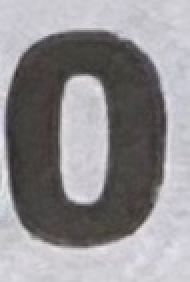
#> input picture 00_card_scan_refactor/digits/test/0/row1_col3.jpg, 95 x 141 px (shown 2 times larger); its folder holds only this picture in this run
$ python inspect_bad_digits.py
#> lines starting #> are read from the running program, lines starting #| are printed output that depends on the picture; after the words box and inside, x2 and y2 are one past the last pixel; in counts of white or black regions, pixels touching at a corner belong together
#> (reads 00_card_scan_refactor/bad_extracted_digits.txt from the repository)
### 00_card_scan_refactor/digit_preprocess.py
from PIL import Image
import numpy as np
from scipy import ndimage

def preprocess(filename):
    image = Image.open(filename).convert("L")

    pixels = np.array(image)

    # Find pixels that are substantially darker
    # than the paper/background.
    mask = pixels < 150
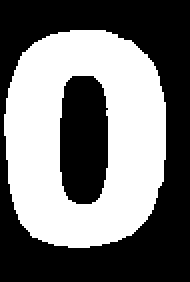
#> mask: shape (141, 95) bool (shown 2 times larger); 45.6% white; 1 white region, box (x1, y1, x2, y2) and area: (2, 15, 83, 124) 6113

    # Remove small isolated noise.
    mask = ndimage.binary_opening(
        mask,
        structure=np.ones((3, 3))
    )

    # Find connected components.
    labeled, num_features = ndimage.label(mask)
#> num_features = 1

    if num_features == 0:
        raise ValueError("Couldn't find the digit")

    # Find the largest connected component.
    component_sizes = ndimage.sum(
        mask,
        labeled,
        range(1, num_features + 1)
    )
#> component_sizes = [6113]

    largest_component = (
        np.argmax(component_sizes) + 1
    )
#> largest_component = 1

    # Keep only the largest component.
    mask = labeled == largest_component

    rows, cols = np.where(mask)
#> rows = 6113 values from 15 to 123; cols = 6113 values, max 82 at index 2098, min 2 at index 2388, mean 42.07

    if len(rows) == 0:
        raise ValueError("Couldn't find the digit")

    top = rows.min()
#> top = 15
    bottom = rows.max() + 1
#> bottom = 124
    left = cols.min()
#> left = 2
    right = cols.max() + 1
#> right = 83

    digit = image.crop((left, top, right, bottom))
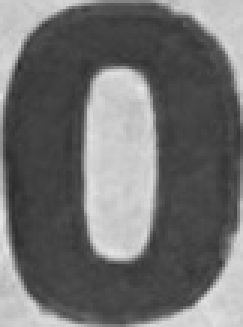
#> digit: PIL image 81x109 L (shown 3 times larger); min 44, max 229, mean 111.3

    # Resize while preserving aspect ratio.
    digit.thumbnail((22, 22))
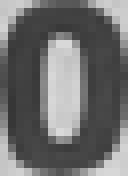
#> digit: PIL image 16x22 L (shown 8 times larger); min 54, max 217, mean 111

    # Put it in the center of a 28x28 image.
    result = Image.new("L", (28, 28), 255)
#> result: PIL image 28x28 L; every value is 255

    x = (28 - digit.width) // 2
#> x = 6
    y = (28 - digit.height) // 2
#> y = 3

    result.paste(digit, (x, y))
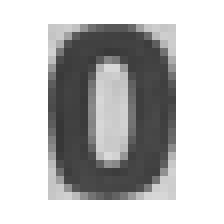
#> result: PIL image 28x28 L (shown 8 times larger); min 54, max 255, mean 190.3

    return result


# image = preprocess("digit_candidates/2/row0_col1 copy 2.jpg")
# image.save("processed.png")

### 00_card_scan_refactor/inspect_bad_digits.py
from pathlib import Path
import numpy as np
import matplotlib.pyplot as plt
from PIL import Image
from sklearn.neighbors import KNeighborsClassifier
from digit_preprocess import preprocess

BAD_FILE = Path("bad_extracted_digits.txt")
DATASET_DIR = Path("digits")
K_NEIGHBORS = 7

def load_bad_files():
    if not BAD_FILE.exists():
        raise FileNotFoundError(f"{BAD_FILE} does not exist.")
    with BAD_FILE.open("r") as f:
        return [Path(line.strip()) for line in f if line.strip()]

def load_dataset(directory):
    images, labels, filenames = [], [], []
    for digit in range(10):
        for filename in sorted((directory / str(digit)).glob("*.jpg")):
            image = preprocess(filename)
            images.append(np.array(image).flatten())
            labels.append(digit)
            filenames.append(filename)
#> pass 2 of the loop in load_dataset, `for digit in range(10):`:
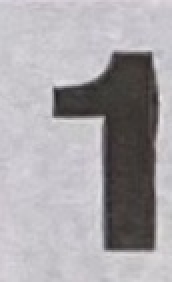
#> input picture 00_card_scan_refactor/digits/test/1/row1_col1 copy.jpg, 86 x 141 px (shown 2 times larger)
#> image: PIL image 86x141 L
#> in preprocess (call 2), `mask = pixels < 150`:
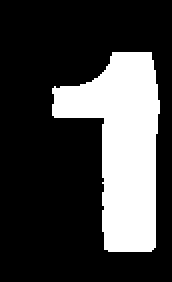
#> mask: shape (141, 86) bool (shown 2 times larger); 25.4% white; 1 white region, box (x1, y1, x2, y2) and area: (26, 26, 80, 126) 3081
#> labeled: shape (141, 86) int32; values 0 (black) and 1 (white), 25.4% white; 1 white region, box (x1, y1, x2, y2) and area: (26, 26, 80, 126) 3079
#> component_sizes = [3079]
#> rows = 3079 values from 26 to 125; cols = 3079 values, max 79 at index 860, min 26 at index 493, mean 60.88
#> top = 26
#> bottom = 126
#> left = 26
#> right = 80
#> in preprocess (call 2), `result.paste(digit, (x, y))`:
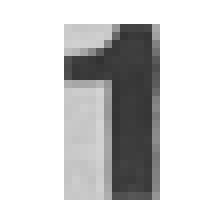
#> result: PIL image 28x28 L (shown 8 times larger); min 50, max 255, mean 210.4
#> pass 3 of the loop in load_dataset, `for digit in range(10):`:
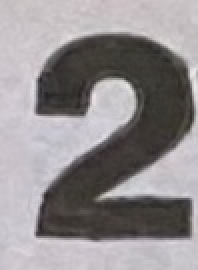
#> input picture 00_card_scan_refactor/digits/test/2/row0_col1 copy.jpg, 99 x 135 px (shown 2 times larger)
#> image: PIL image 99x135 L
#> in preprocess (call 3), `mask = pixels < 150`:
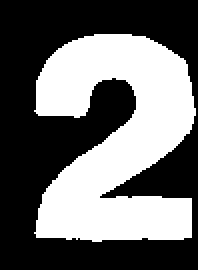
#> mask: shape (135, 99) bool (shown 2 times larger); 41.7% white; 1 white region, box (x1, y1, x2, y2) and area: (17, 17, 98, 121) 5571
#> labeled: shape (135, 99) int32; values 0 (black) and 1 (white), 41.7% white; 1 white region, box (x1, y1, x2, y2) and area: (18, 17, 98, 121) 5568
#> component_sizes = [5568]
#> rows = 5568 values from 17 to 120; cols = 5568 values, max 97 at index 2239, min 18 at index 1370, mean 57.88
#> top = 17
#> bottom = 121
#> left = 18
#> right = 98
#> in preprocess (call 3), `result.paste(digit, (x, y))`:
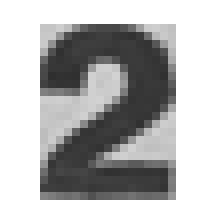
#> result: PIL image 28x28 L (shown 8 times larger); min 47, max 255, mean 185.1
#> the loop made 10 passes; the first 3 are shown
    return np.array(images), np.array(labels), filenames

def train_classifier():
    print("Loading training dataset...")
    X_train, y_train, train_filenames = load_dataset(DATASET_DIR / "train")
    print(f"Training images: {len(X_train)}")
    classifier = KNeighborsClassifier(n_neighbors=K_NEIGHBORS)
    classifier.fit(X_train, y_train)
    return classifier, X_train, y_train, train_filenames

# [67 lines left out: function show_bad_image, not called in this run]

def main():
    print()
    print("## Bad Digit Diagnostic")
    print()

    bad_files = load_bad_files()
    print(f"Bad images found: {len(bad_files)}")

    if not bad_files:
        print("No bad images were found.")
        return

    classifier, X_train, y_train, train_filenames = train_classifier()

    print()
    print("Controls:")
    print("  n = next bad image")
    print("  p = previous bad image")
    print("  q = quit")
    print()

    current_index = 0

    while True:
        filename = bad_files[current_index]

        if not filename.exists():
            print(f"WARNING: File does not exist: {filename}")
            current_index += 1
            if current_index >= len(bad_files):
                print("Reached end of bad-image list.")
                return
            continue

        fig = show_bad_image(
            filename, classifier, X_train, y_train,
            train_filenames, current_index, len(bad_files)
        )

        pressed_key = {"value": None}

        # [5 lines left out: function on_key, not called in this run]

        fig.canvas.mpl_connect("key_press_event", on_key)
        plt.show()

        key = pressed_key["value"]

        if key == "q":
            print("Done.")
            return
        elif key == "n":
            if current_index < len(bad_files) - 1:
                current_index += 1
            else:
                print("Already at the last bad image.")
        elif key == "p":
            if current_index > 0:
                current_index -= 1
            else:
                print("Already at the first bad image.")
#> pass 2 of the loop in main, `while True:`:
#> pass 3 of the loop in main, `while True:`:
#> the loop made 39 passes; the first 3 are shown

if __name__ == "__main__":
    main()
